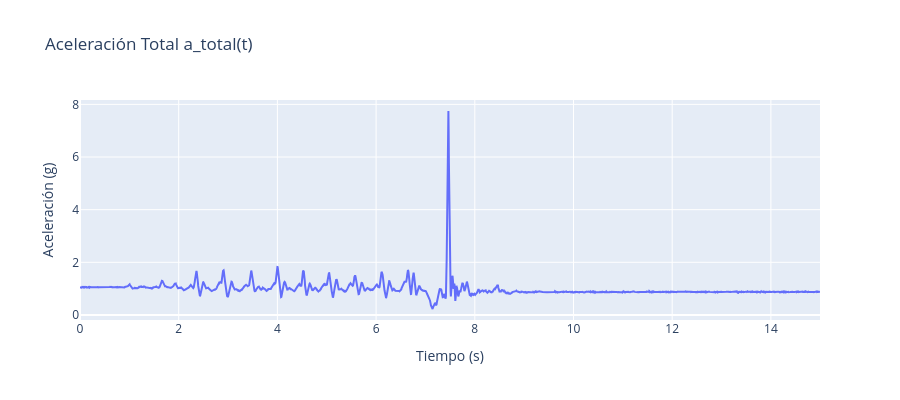

Notebook cell for this chart:
### Markdown cell above
Las 3 primeras colummnas de los datos crudos, corresponden a los ejes X,Y,Z del acelerometro ADXL345, el cual entrega los datos en bits, con una resolucion de 13 bits y un rango de $\pm 16g$ 
para convertir los datos de aceleracion a unidades de gravedad, usamos la ecuacion: 
Acceleration [g]: [(2*Range)/(2^Resolution)]*AD, dada en el archivo README

Debemos aplicar una norma vectorial a los datos para obtener su magnitud, asi obtenemos una señal unica que no depende de la orientacion del sensor
$$a_{\text{total}}(t) = \sqrt{a_x(t)^2 + a_y(t)^2 + a_z(t)^2}$$

### Code cell
import plotly.graph_objects as go

# 1. Factor de conversión del acelerómetro ADXL345 (según Readme: +-16g, 13 bits)
factor_g = (2 * 16) / (2**13)

# 2. Extraer columnas 0, 1 y 2 (X, Y, Z) y multiplicar por el factor
ax = datos_crudos[:, 0] * factor_g
ay = datos_crudos[:, 1] * factor_g
az = datos_crudos[:, 2] * factor_g

# 3. Calcular la magnitud de la aceleración total en cada instante t
a_total = np.sqrt(ax**2 + ay**2 + az**2)

# 4. Crear el vector de tiempo en segundos (frecuencia de muestreo = 200 Hz)

#Debido a que los archivos no nos dan los datos de los segundos, tenemos que construir el eje de tiempo a partir 
#de la cantidad de muestras y la frecuencia de muestreo. 
#La frecuencia de muestreo es de 200 Hz, es decir, 200 muestras por segundo. 
#Por lo tanto, el tiempo en segundos se puede calcular como el número de muestras dividido por la frecuencia de muestreo.
fs_muestreo = 200
tiempo = np.arange(len(a_total)) / fs_muestreo

# 5. Verificación visual en el dominio del tiempo
fig = go.Figure()
fig.add_trace(go.Scatter(x=tiempo, y=a_total, mode="lines"))
fig.update_layout(
    title="Aceleración Total a_total(t)",
    xaxis_title="Tiempo (s)",
    yaxis_title="Aceleración (g)",
    xaxis=dict(showgrid=True),
    yaxis=dict(showgrid=True),
    width=900,
    height=400,
)
fig.show()

### Figure 1 — Plotly figure (JSON) as saved in the notebook; plotly's stock layout.template omitted (floating-point values rounded to 4 significant figures; data arrays with more than 128 entries replaced by an {"elided": "..."} marker saying what was removed)
{"data": [{"mode": "lines", "type": "scatter", "x": {"elided": "3000 float values"}, "y": {"elided": "3000 float values"}}], "layout": {"height": 400, "title": {"text": "Aceleración Total a_total(t)"}, "width": 900, "xaxis": {"showgrid": true, "title": {"text": "Tiempo (s)"}}, "yaxis": {"showgrid": true, "title": {"text": "Aceleración (g)"}}}}
